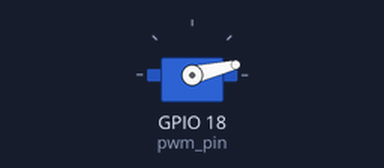
A program run on a simulated Raspberry Pi (BCM pin numbers). Parts: servo. Servo angles are drawn from the pulse width (0.5 ms = 0°, 2.5 ms = 180°); what the program prints to the terminal is not drawn. At 15.7 s the program stops and its outputs stay as they are.

Above: at 0.05 s.
At 1.3 s:
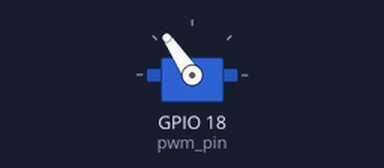
At 2.55 s:
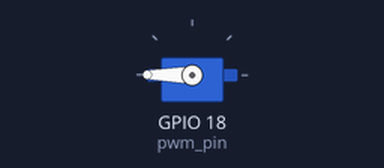
At 5.05 s:
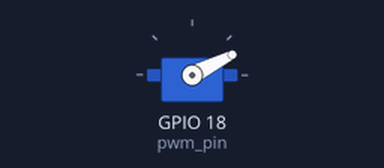
Timing chart, 0 to 6.8 s (numbered marks = the images above):
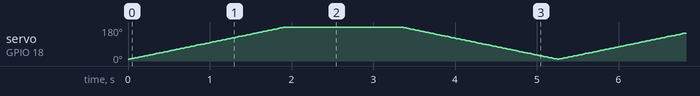

The program:

servo_motor_test02.py
```python
# ServoMotor 테스트02
import RPi.GPIO as GPIO
import time

pwm_pin = 18

GPIO.setwarnings(False)
GPIO.setmode(GPIO.BCM)
GPIO.setup(pwm_pin, GPIO.OUT)
pwm = GPIO.PWM(pwm_pin, 50) # 초기화
pwm.start(3)

for i in range(0, 3):
    for high in range(30, 160):
        pwm.ChangeDutyCycle(high/10.0)
        print(f'각도 : {((high/10.0)-3)*10}')
        time.sleep(0.02)

    for low in range(160, 30, -1):
        pwm.ChangeDutyCycle(low/10.0)
        print(f'각도 : {((low/10.0)-3)*10}')
        time.sleep(0.02)

pwm.ChangeDutyCycle(0)
pwm.stop()
GPIO.cleanup()
```
